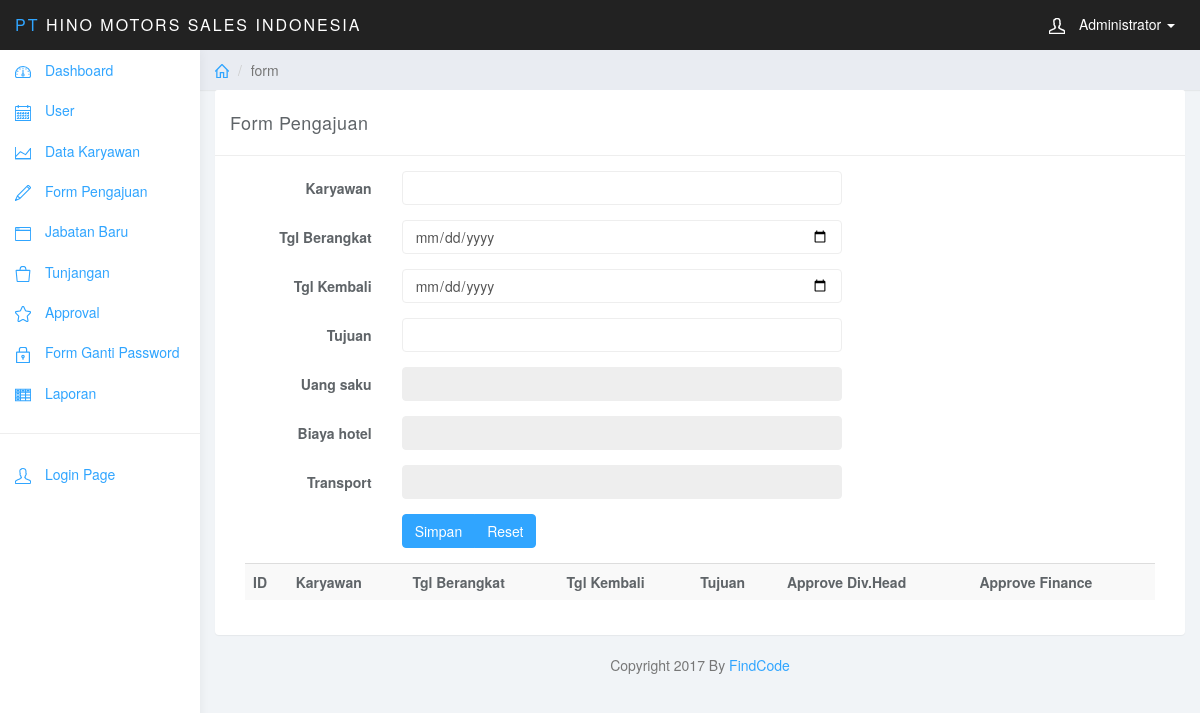
Before: /index.php?page=form (signed in) with the older database file.
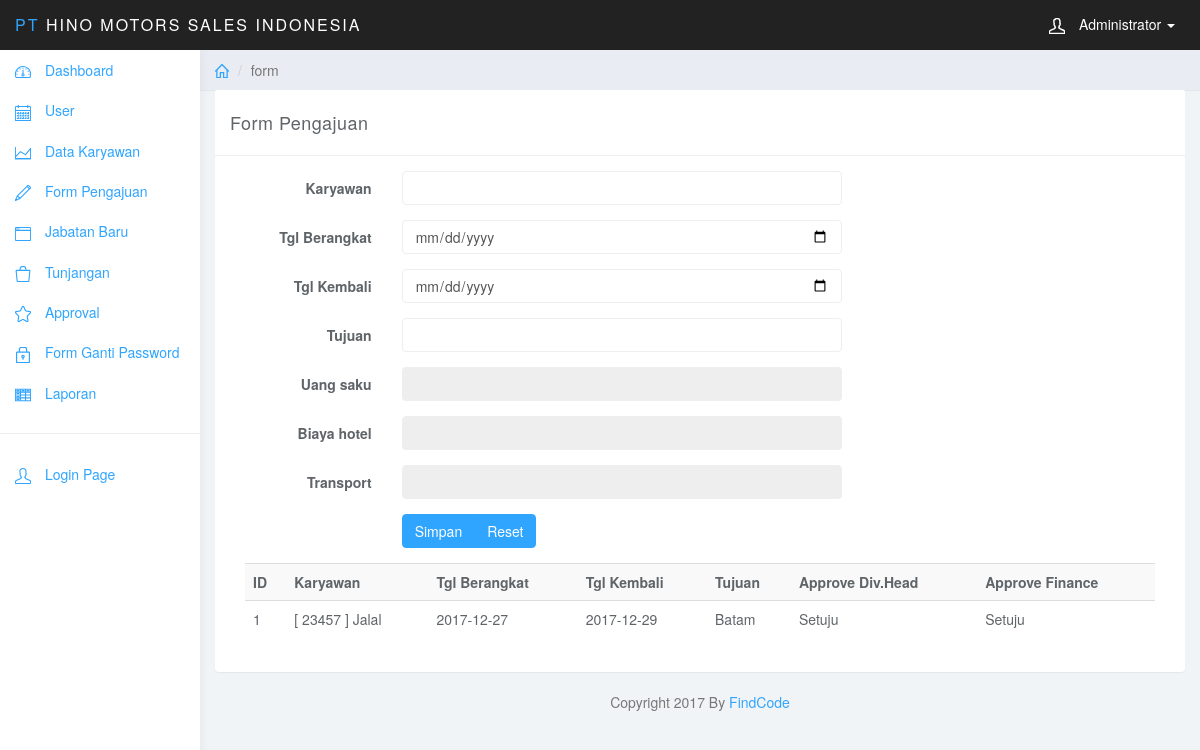
After: the same page with the newer database file.
### tables this page shows
CREATE TABLE IF NOT EXISTS `pengajuan_tb` (
`id` int(11) NOT NULL,
  `nik` int(20) NOT NULL,
  `tg_berangkat` date NOT NULL,
  `tg_pulang` date NOT NULL,
  `tujuan` varchar(255) NOT NULL,
  `u_saku` double NOT NULL,
  `u_hotel` double NOT NULL,
  `u_trans` double NOT NULL,
  `app_divhead` varchar(20) NOT NULL,
  `app_finance` varchar(20) NOT NULL,
  `CreatedDate` date DEFAULT NULL,
  `AppDateFin` date DEFAULT NULL,
  `AppDateDiv` date DEFAULT NULL,
  `AppFin` varchar(20) DEFAULT NULL,
  `AppDiv` varchar(20) DEFAULT NULL
);

CREATE TABLE IF NOT EXISTS `karyawan_tb` (
  `nik` int(20) NOT NULL,
  `nama` varchar(50) NOT NULL,
  `jabatan` int(11) NOT NULL,
  `divisi` varchar(20) NOT NULL
);

### page/form.php (the view)
<div class="panel panel-default">
    <div class="panel-heading">Form Pengajuan</div>
    <div class="panel-body">
        <div class="col-lg-8">
            <form class="form-horizontal" action="act/ajuan.php" method="post" id="formaju">
                <div class="form-group">
                    <label for="" class="control-label col-sm-3">Karyawan</label>
                    <div class="col-sm-9">
						<input type="text" id="nik" name="nik" class="form-control nik" required>
                    </div>
                </div>
                <div class="form-group">
                    <label for="" class="control-label col-sm-3">Tgl Berangkat</label>
                    <div class="col-sm-9">
                        <input type="date" name="tber" class="form-control" required>
                    </div>
                </div>
                <div class="form-group">
                    <label for="" class="control-label col-sm-3">Tgl Kembali</label>
                    <div class="col-sm-9">
                        <input type="date" name="tkem" class="form-control" required>
                    </div>
                </div>
                <div class="form-group">
                    <label for="" class="control-label col-sm-3">Tujuan</label>
                    <div class="col-sm-9">
                        <input type="text" name="tuj" class="form-control" required>
                    </div>
                </div>
                <div class="form-group">
                    <label for="" class="control-label col-sm-3">Uang saku</label>
                    <div class="col-sm-9">
                        <input type="number" name="usak" id="usak" class="form-control" required readonly>
                    </div>
                </div>
                <div class="form-group">
                    <label for="" class="control-label col-sm-3">Biaya hotel</label>
                    <div class="col-sm-9">
                        <input type="number" name="uhot" id="uhot" class="form-control" required readonly>
                    </div>
                </div>
                <div class="form-group">
                    <label for="" class="control-label col-sm-3">Transport</label>
                    <div class="col-sm-9">
                        <input type="number" name="utra" id="utra" class="form-control" required readonly>
                    </div>
                </div>
                <div class="form-group">
                    <div class="btn-group col-sm-9 col-sm-offset-3">
                        <button class="btn btn-primary" type="submit" >Simpan</button>
                        <button class="btn btn-primary" type="reset" >Reset</button>
                    </div>
                </div>
            </form>
        </div>
        <div class="col-lg-4">
        </div>
        <div class="col-sm-12">
            <div class="table-responsive">
                <table class="table table-striped">
                    <tr>
                        <th>ID</th>
                        <th>Karyawan</th>
                        <th>Tgl Berangkat</th>
                        <th>Tgl Kembali</th>
                        <th>Tujuan</th>
                        <th>Approve Div.Head</th>
                        <th>Approve Finance</th>
                    </tr>
                    <?php
                    $r = $con->query("SELECT pengajuan_tb.*,karyawan_tb.nama FROM pengajuan_tb INNER JOIN karyawan_tb ON pengajuan_tb.nik = karyawan_tb.nik");
                    while ($rr = $r->fetch_array()) {
                        ?>
                        <tr>
                            <td><?php echo $rr['id'];?></td>
                            <td><?php echo "[ ".$rr['nik']." ] ".ucfirst($rr['nama']);?></td>
                            <td><?php echo $rr['tg_berangkat'];?></td>
                            <td><?php echo $rr['tg_pulang'];?></td>
                            <td><?php echo ucfirst($rr['tujuan']);?></td>
                            <td><?php echo ucfirst($rr['app_divhead']);?></td>
                            <td><?php echo ucfirst($rr['app_finance']);?></td>
                        <?php
                    }
                    ?>
                </table>
            </div>
        </div>
    </div>
</div>

Changed rows visible on the page:
added pengajuan_tb: id "1", nik "23457", karyawan_tb.nama "Jalal", tg_berangkat "2017-12-27", tg_pulang "2017-12-29", tujuan "Batam", app_divhead "Setuju", app_finance "Setuju"
